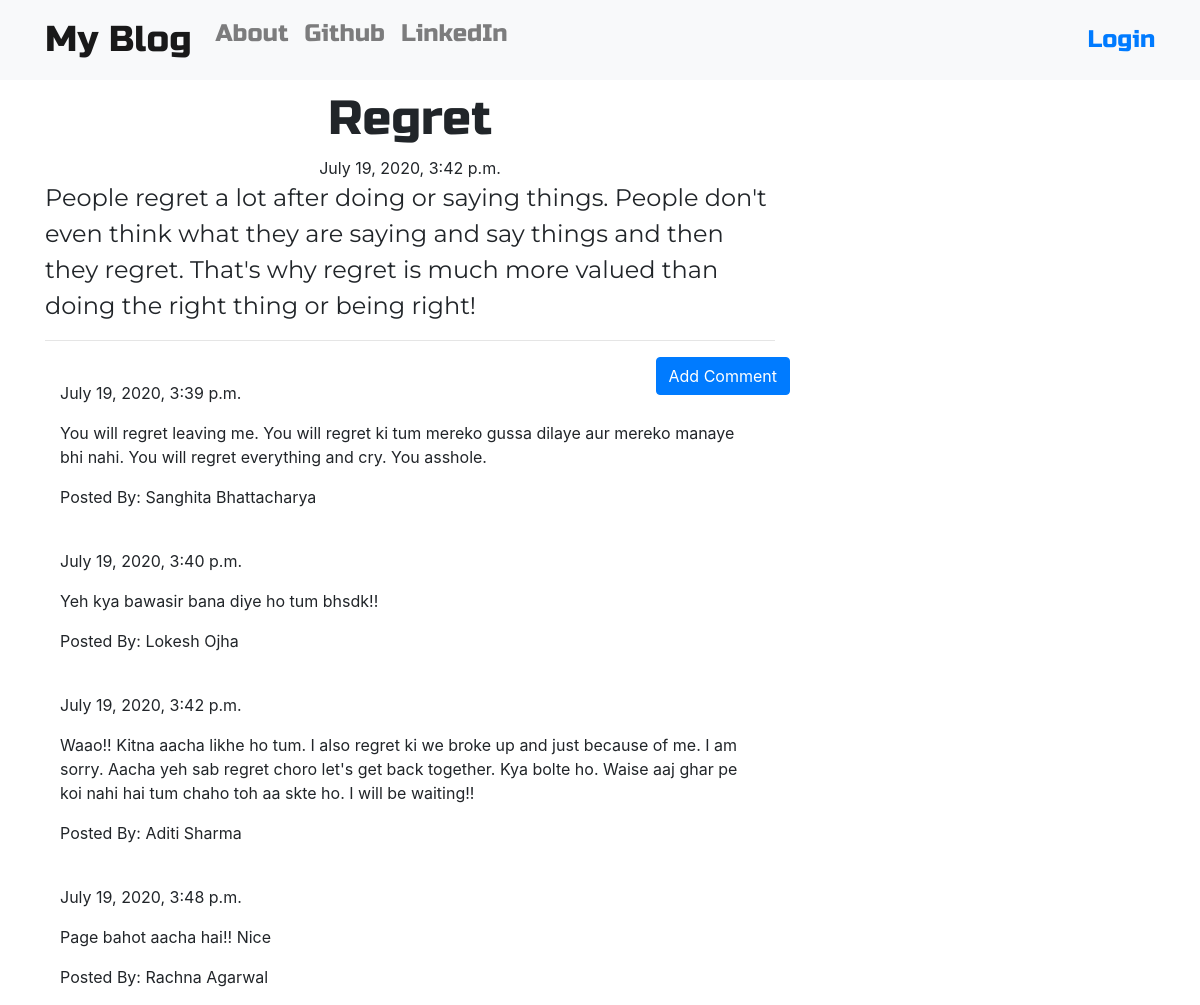
The app's page /post/4/ with its own data.
### blog/models.py (models this page shows, shortened)
class Post(models.Model):
    author = models.ForeignKey('auth.User', on_delete=models.CASCADE)
    title = models.CharField(max_length=200)
    text = models.TextField()
    created_date = models.DateTimeField(default=timezone.now)
    published_date = models.DateTimeField(blank=True, null=True)

class Comment(models.Model):
    post = models.ForeignKey('blog.Post', on_delete=models.CASCADE, related_name='comments')
    author = models.CharField(max_length=200)
    text = models.TextField()
    created_date = models.DateTimeField(default=timezone.now)
    approved_comment = models.BooleanField(default=False)

### blog/views.py (the view)
# urls.py: path('post/<int:pk>/', views.PostDetailView.as_view(), name='post_detail'),
class PostDetailView(DetailView):
    model = Post

### blog/templates/blog/post_detail.html (shortened to what this page needs)
{% extends "blog/base.html" %}
{% block content %}
    <h1 class="posttitle loader">{{ post.title }}</h1>
    {% if post.published_date %}
        <div class="date postdate">
            {{ post.published_date }}
        </div>
    {% else %}
    <a class="btn btn-success" href="{% url 'post_publish' pk=post.pk %}">Publish</a>
    {% endif %}
    <p class="postcontent">{{ post.text|safe|linebreaksbr }}</p>
    <hr>
    <a class="btn btn-primary btn-comment" href="{% url 'add_comment_to_post' pk=post.pk %}">Add Comment</a>
    <div class="container">
        {% for comment in post.comments.all %}
            <br>
            {% if user.is_authenticated or comment.approved_comment %}
                {{ comment.created_date }}
                <p>{{ comment.text|safe|linebreaks }}</p>
                <p>Posted By: {{ comment.author }}</p>
            {% endif %}
            {% empty %}
                <p>No Comments!!</p>
        {% endfor %}
    </div>
{% endblock %}

### blog/static/css/blog.css (style rules this page uses)
.postdate { text-align: center; }
.posttitle { font-family: 'Russo One', sans-serif; font-size: 3em; text-align: center; }
.postcontent { font-family: Montserrat; font-size: 1.5em; }
.btn-comment { position: absolute; right: 0px; }
.loader { filter:hue-rotate(0deg); color:linear-gradient(45deg,#0f8,#08f); animation:hue 10000ms infinite linear; }

### records on screen
Post: title "Regret", published_date "July 19, 2020, 3:42 p.m.", text "People regret a lot after doing or saying things. People don't even think what they are saying and say things and then they regret. That's why regret is much more valued than doing the right thing or being right!"
Comment: created_date "July 19, 2020, 3:39 p.m.", text "You will regret leaving me. You will regret ki tum mereko gussa dilaye aur mereko manaye bhi nahi. You will regret everything and cry. You asshole.", author "Sanghita Bhattacharya"
Comment: created_date "July 19, 2020, 3:40 p.m.", text "Yeh kya bawasir bana diye ho tum bhsdk!!", author "Lokesh Ojha"
Comment: created_date "July 19, 2020, 3:42 p.m.", text "Waao!! Kitna aacha likhe ho tum. I also regret ki we broke up and just because of me. I am sorry. Aacha yeh sab regret choro let's get back together. Kya bolte ho. Waise aaj ghar pe koi nahi hai tum chaho toh aa skte ho. I will be waiting!!", author "Aditi Sharma"
Comment: created_date "July 19, 2020, 3:48 p.m.", text "Page bahot aacha hai!! Nice", author "Rachna Agarwal"
